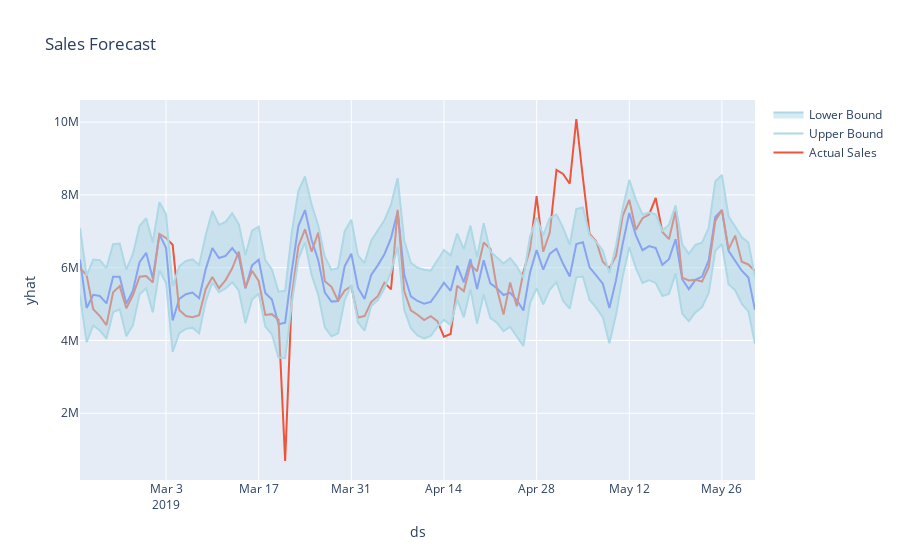

Notebook source saved alongside this figure:
### Code cell
fig = px.line(forecast, x='ds', y='yhat', title='Sales Forecast')
fig.add_scatter(x=region_1_test["ds"], y=region_1_test["y"], mode='lines', name='Actual Sales')
# plot confidence intervals
fig.add_trace(go.Scatter(x=forecast['ds'], y=forecast['yhat_upper'], fill=None, mode='lines', line_color='lightblue', name='Upper Bound'))
fig.add_trace(go.Scatter(x=forecast['ds'], y=forecast['yhat_lower'], fill='tonexty', mode='lines', line_color='lightblue', name='Lower Bound'))
fig.show()
